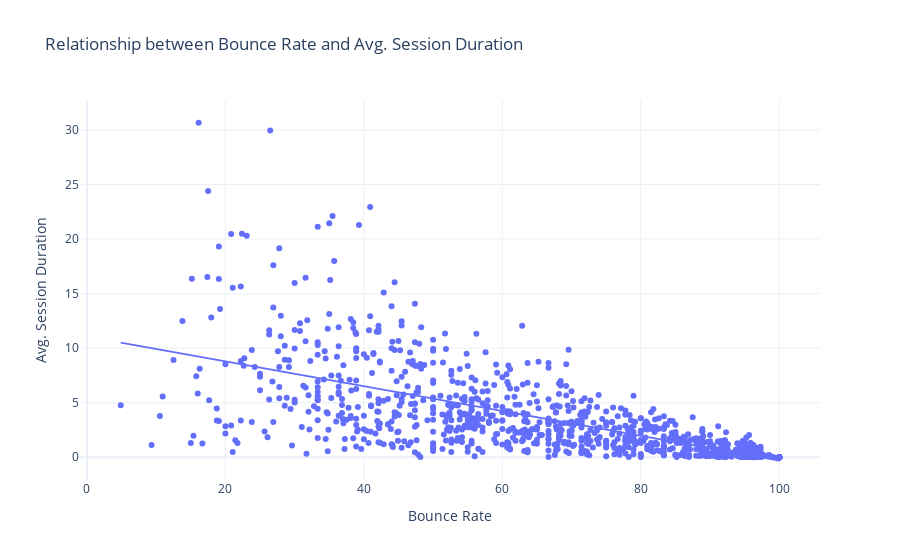

This figure's notebook cell:
### Code cell
# Relationship between the average session duration and the bounce rates
scatter_fig = px.scatter(data, x='Bounce Rate', y='Avg. Session Duration',
                         title='Relationship between Bounce Rate and Avg. Session Duration', trendline='ols')
scatter_fig.update_layout(
    xaxis=dict(title='Bounce Rate'),
    yaxis=dict(title='Avg. Session Duration')
)
scatter_fig.show()

### Figure 1 — Plotly figure (JSON) as saved in the notebook; plotly's stock layout.template omitted (floating-point values rounded to 4 significant figures; data arrays with more than 128 entries replaced by an {"elided": "..."} marker saying what was removed)
{"data": [{"hovertemplate": "Bounce Rate=%{x}<br>Avg. Session Duration=%{y}<extra></extra>", "legendgroup": "", "marker": {"color": "#636efa", "symbol": "circle"}, "mode": "markers", "name": "", "orientation": "v", "showlegend": false, "type": "scatter", "x": {"elided": "999 float values"}, "xaxis": "x", "y": {"elided": "999 float values"}, "yaxis": "y"}, {"hovertemplate": "<b>OLS trendline</b><br>Avg. Session Duration = -0.1137 * Bounce Rate + 11.062<br>R<sup>2</sup>=0.418783<br><br>Bounce Rate=%{x}<br>Avg. Session Duration=%{y} <b>(trend)</b><extra></extra>", "legendgroup": "", "marker": {"color": "#636efa", "symbol": "circle"}, "mode": "lines", "name": "", "showlegend": false, "type": "scatter", "x": {"elided": "999 float values"}, "xaxis": "x", "y": {"elided": "999 float values"}, "yaxis": "y"}], "layout": {"legend": {"tracegroupgap": 0}, "title": {"text": "Relationship between Bounce Rate and Avg. Session Duration"}, "xaxis": {"anchor": "y", "domain": [0, 1], "title": {"text": "Bounce Rate"}}, "yaxis": {"anchor": "x", "domain": [0, 1], "title": {"text": "Avg. Session Duration"}}}}
